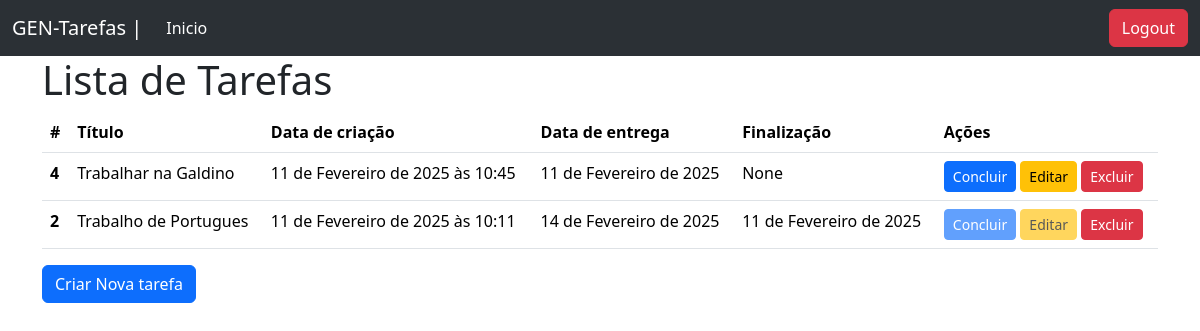
Page /home (signed in) on the committed database.
### gerenciador_tarefas/models.py (models this page shows, shortened)
class Tarefa(models.Model):
    usuario = models.ForeignKey(User, on_delete=models.CASCADE)
    titulo = models.CharField(verbose_name="Titúlo da tarefa",max_length=100, null=False, blank=False)
    data_criacao = models.DateTimeField(auto_now_add=True, null=False, blank=False)
    data_entrega = models.DateField(verbose_name="Data da entrega",null=False, blank=False)
    data_finalizacao = models.DateField(null=True, blank=False)
    email = models.CharField(max_length=100, null=False, blank=False)
    class Meta:
        ordering = ["data_finalizacao"]

### gerenciador_tarefas/views.py (the view)
# urls.py: path("home", TarefasListView.as_view(), name="home"),
class TarefasListView(LoginRequiredMixin, ListView):
    model = Tarefa
    template_name = 'gerenciador_tarefas/tarefa_list.html'
    context_object_name = 'tarefas'
    def get_queryset(self):
        return Tarefa.objects.filter(usuario=self.request.user)

### gerenciador_tarefas/templates/gerenciador_tarefas/tarefa_list.html (shortened to what this page needs)
{% extends "base.html" %}
{% block conteudo %}
<h1>Lista de Tarefas</h1>
        <table class="table">
            <thead>
              <tr>
                <th scope="col">#</th>
                <th scope="col">Título</th>
                <th scope="col">Data de criação</th>
                <th scope="col">Data de entrega</th>
                <th scope="col">Finalização</th>
                <th scope="col">Ações</th>
              </tr>
            </thead>
            <tbody>
                {% for tarefa in tarefas %}
                    <tr>
                        <th scope="row">{{ tarefa.pk }}</th>
                        <td>{{ tarefa.titulo }}</td>
                        <td>{{ tarefa.data_criacao }}</td>
                        <td>{{ tarefa.data_entrega }}</td>
                        <td>{{ tarefa.data_finalizacao }}</td>
                        <td>
                          <a href="{% url "tarefa_complete" pk=tarefa.pk %}" class="btn btn-primary btn-sm {% if tarefa.data_finalizacao %}disabled{% endif %}">Concluir</a>
                          <a href="{% url "tarefa_uptade" pk=tarefa.pk %}" class="btn btn-warning btn-sm {% if tarefa.data_finalizacao %}disabled{% endif %}" >Editar</a>
                          <a href="{% url "tarefa_delete" pk=tarefa.pk %}" class="btn btn-danger btn-sm">Excluir</a>
                        </td>
                    </tr>
                {% endfor %}
            </tbody>
          </table>
          <a href="{% url 'tarefa_form' %}" class="btn btn-primary">Criar Nova tarefa</a>
{% endblock conteudo %}

### templates/base.html (shortened to what this page needs)
<!doctype html>
<html lang="en">
  <head>
    <link href="https://cdn.jsdelivr.net/npm/bootstrap@5.3.3/dist/css/bootstrap.min.css" rel="stylesheet">
  </head>
  <body>
    <nav class="navbar navbar-expand-lg bg-body-tertiary" data-bs-theme="dark">
        <div class="container-fluid">
          <a class="navbar-brand" href="{% url 'home' %}">GEN-Tarefas |</a>
          <div class="collapse navbar-collapse" id="navbarSupportedContent">
            <ul class="navbar-nav me-auto mb-2 mb-lg-0">
              <li class="nav-item">
                <a class="nav-link active" aria-current="page" href="{% url 'home' %}">Inicio</a>
              </li>
            </ul>
            <form method="post" action="{% url 'core:logout' %}" class="d-flex">
              <button type="submit" class="btn btn-danger">Logout</button>
            </form>
          </div>
        </div>
      </nav>
      <main class="container">
        {% block conteudo %}{% endblock conteudo %}
      </main>
  </body>
</html>

### rows in the picture
Tarefa: pk "4", titulo "Trabalhar na Galdino", data_criacao "11 de Fevereiro de 2025 às 10:45", data_entrega "11 de Fevereiro de 2025", data_finalizacao "None"
Tarefa: pk "2", titulo "Trabalho de Portugues", data_criacao "11 de Fevereiro de 2025 às 10:11", data_entrega "14 de Fevereiro de 2025", data_finalizacao "11 de Fevereiro de 2025"
